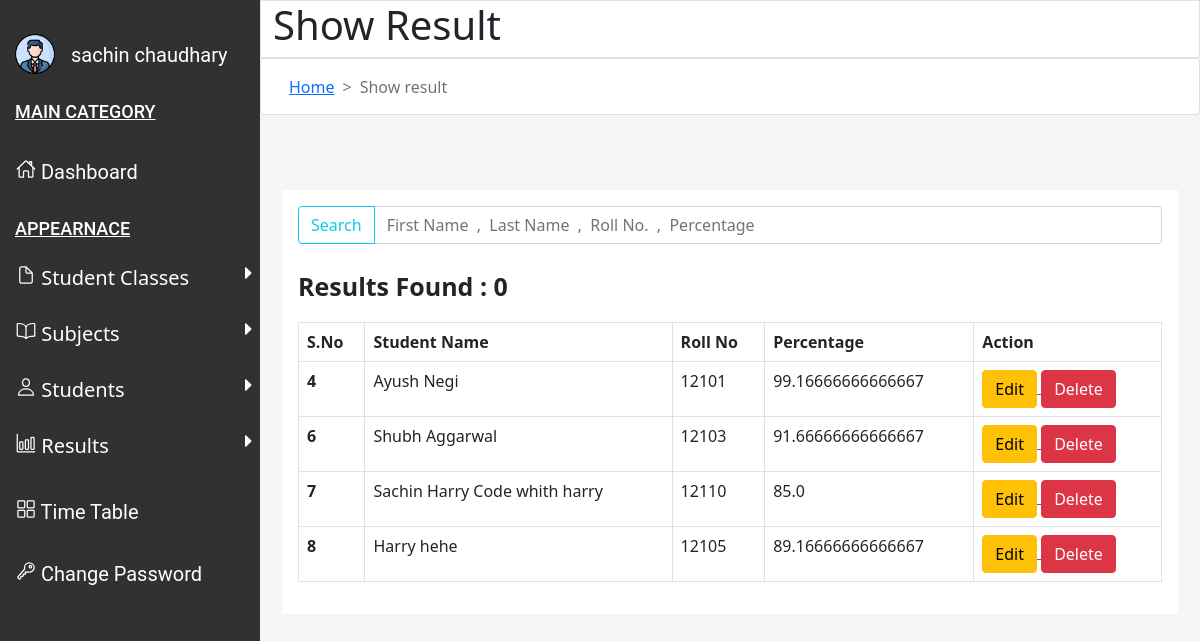
Screenshot of /showresult (signed in) with the database file from the repository.
### myApp/models.py (models this page shows, shortened)
class Result(models.Model):
    user = models.ForeignKey(User, default=None, on_delete=models.CASCADE)
    first_name = models.CharField(max_length=50)
    last_name = models.CharField(max_length=50)
    roll = models.CharField(max_length=50)
    per = models.FloatField()
    eng = models.IntegerField()
    hin = models.IntegerField()
    maths = models.IntegerField()
    sci = models.IntegerField()
    sst = models.IntegerField()
    cs = models.IntegerField()

### myApp/views.py (the view, shortened to what this page needs)
# urls.py: path('showresult', views.show_result, name="showresult"),
@login_required
def show_result(request):
    user = request.user
    rs = Result.objects.filter(user=user)
    context = {'user': user, 'count': 0, 'rs': rs}
    return render(request, 'result/result-2.html', context)

### templates/result/result-2.html (shortened to what this page needs)
{% load static %} {% block content %}
<html>
<head>
    <link href="https://cdn.jsdelivr.net/npm/bootstrap@5.0.0-beta3/dist/css/bootstrap.min.css" rel="stylesheet" />
</head>
<body style="background-color: #f5f5f5;">
    <div class="sidebar" id="sidenav">
        <br />
        <div class="user">
            <img alt="user" id="user-img" src="{% static 'dashboard/profile.png' %}" />
            <a href="#">
                {{user.first_name}} {{user.last_name}}
            </a>
        </div>
        <h4>
            MAIN CATEGORY
        </h4>
        <a href="{% url 'dashboard' %}">
            <ion-icon name="home-outline">
            </ion-icon>
            Dashboard
        </a>
        <h4 id="appearance">
            APPEARNACE
        </h4>
        <button class="dropdown-btn">
            <ion-icon name="document-outline">
            </ion-icon>
            Student Classes
            <i class="fa fa-caret-right">
            </i>
        </button>
        <button class="dropdown-btn">
            <ion-icon name="book-outline">
            </ion-icon>
            Subjects
            <i class="fa fa-caret-right">
            </i>
        </button>
        <button class="dropdown-btn">
            <ion-icon name="person-outline">
            </ion-icon>
            Students
            <i class="fa fa-caret-right">
            </i>
        </button>
        <button class="dropdown-btn">
            <ion-icon name="bar-chart-outline">
            </ion-icon>
            Results
            <i class="fa fa-caret-right">
            </i>
        </button>
        <a href="{% url 'Timetable' %}">
            <ion-icon name="grid-outline">
            </ion-icon>
            Time Table
        </a>
        <a href="{% url 'resetpassword' %}">
            <ion-icon name="key-outline">
            </ion-icon>
            Change Password
        </a>
    </div>
    <div class="heading">
        <div class="container">
            <div class="row" style="background-color: white;">
                <div class="border">
                    <h1>
                    </h1>
                </div>
            </div>
            <div class="row">
                <div class="card" style="height: 1.5cm;">
                    <div class="card-body">
                        <nav aria-label="breadcrumb" style="--bs-breadcrumb-divider: '>';">
                            <ol class="breadcrumb">
                                <li class="breadcrumb-item">
                                    <a href="http://127.0.0.1:8000/">
                                        Home
                                    </a>
                                </li>
                                <li aria-current="page" class="breadcrumb-item active">
                                    Show result
                                </li>
                            </ol>
                        </nav>
                    </div>
                </div>
            </div>
        </div>
    </div>
    <div class="content" id="main">
        <div class="container">
            <div class="card-body bg-white">
                <table class="table table-bordered">
                    <thead class="thead">
                        <tr class="col">
                            <th scope="col">
                                S.No
                            </th>
                            <th scope="col">
                                Student Name
                            </th>
                            <th scope="col">
                                Roll No
                            </th>
                            <th scope="col">
                                Percentage
                            </th>
                            <th scope="col">
                                Action
                            </th>
                        </tr>
                    </thead>
                    <tbody>
                        <form action="">
                            <div class="input-group mb-4">
                                <button class="btn btn-outline-info" type="submit" id="button-addon1">Search</button>
                                <input type="text" class="form-control" name='q' placeholder="First Name  ,  Last Name  ,  Roll No.  ,  Percentage" />
                            </div>
                            <p>Results Found : {{count}}</p>
                        </form>
                        {% for t in rs %}
                        <tr class="tr">
                            <th scope="row">
                                {{t.id}}
                            </th>
                            <td>
                                {{t.first_name}} {{t.last_name}}
                            </td>
                            <td>
                                {{t.roll}}
                            </td>
                            <td>
                                {{t.per}}
                            </td>
                            <td>
                                <a href="/manageresult/{{t.id}}">
                                    <button class="btn btn-warning" type="button">
                                        Edit
                                    </button>
                                </a>
                                <a href="/deleteresult/{{t.id}}">
                                    <button class="btn btn-danger" type="button">
                                        Delete
                                    </button>
                                </a>
                            </td>
                            {% endfor %}
                        </tr>
                    </tbody>
                </table>
            </div>
        </div>
    </div>
</body>
</html>
{% endblock %}

### templates/result/result-2.html (style rules this page uses)
p { font-size: 25px; font-weight: bolder; }
.heading { margin-left: 260px; }
.content { margin-left: 260px; margin-top: 2cm; }
button { background-color: red; color: white; border: none; }
.user { display: flex; }
.sidebar { margin: 0px; padding: 0; width: 260px; background-color: #313131; position: fixed; height: 100%; overflow: auto; float: left; }
.sidebar a { font-family: "Roboto", sans-serif; color: white; display: block; padding: 16px; text-decoration: none; font-size: 20px; }
div.content { margin-left: 200px; padding: 1px 16px; height: 1000px; }
.sidenav a, .dropdown-btn { padding: 6px 8px 20px 16px; text-decoration: none; font-size: 20px; color: #818181; display: block; border: none; background: none; width: 100%; text-align: left; cursor: pointer; outline: none; }
.fa-caret-right { float: right; padding-right: 0px; }
.dropdown-btn { color: white; }
#user-img { width: 40px; height: 40px; margin-top: 10px; margin-left: 15px; }
h4 { padding-left: 15px; padding-top: 15px; color: white; font-family: "Roboto", sans-serif; font-size: 18px; padding-bottom: 10px; text-decoration: underline; }
#main { margin-left: 260px; font-size: 20px; padding: 0px 10px; }

### rows the page displays
Result: id "4", first_name "Ayush", last_name "Negi", roll "12101", per "99.16666666666667"
Result: id "6", first_name "Shubh", last_name "Aggarwal", roll "12103", per "91.66666666666667"
Result: id "7", first_name "Sachin", last_name "Harry Code whith harry", roll "12110", per "85.0"
Result: id "8", first_name "Harry", last_name "hehe", roll "12105", per "89.16666666666667"

### other values shown
{{ user.first_name }} "sachin"
{{ user.last_name }} "chaudhary"
{{ count }} "0"
